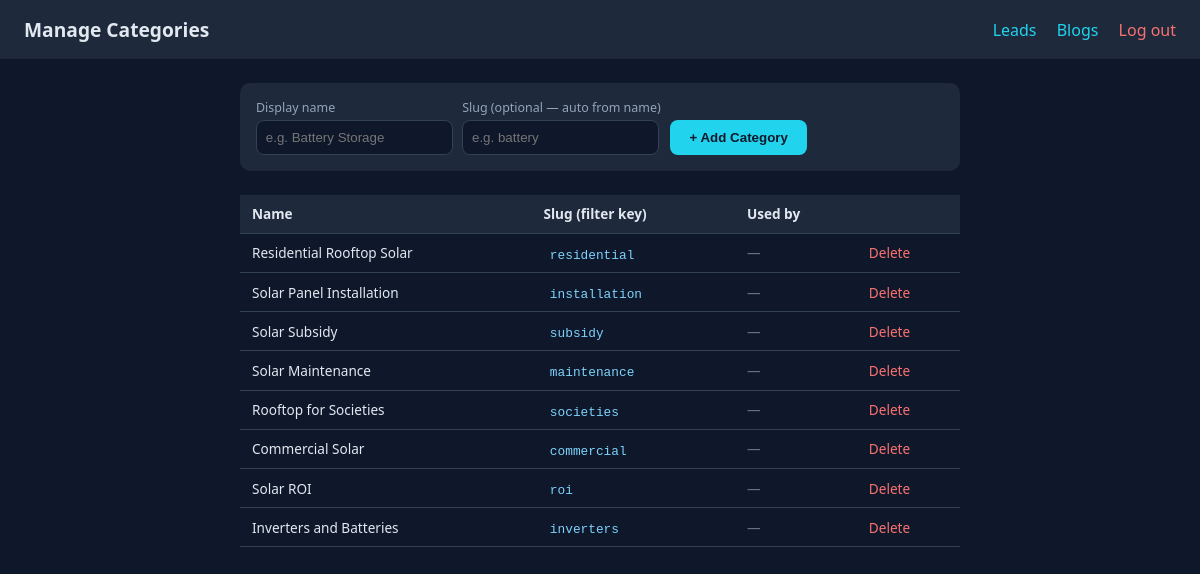
/admin/categories.php (signed in), run on the app's committed database.
### tables this page shows
CREATE TABLE IF NOT EXISTS categories (
  id         INT AUTO_INCREMENT PRIMARY KEY,
  slug       VARCHAR(60)  NOT NULL UNIQUE,          
  name       VARCHAR(120) NOT NULL,                 
  sort_order INT          NOT NULL DEFAULT 0,
  created_at DATETIME     NOT NULL DEFAULT CURRENT_TIMESTAMP
);

### admin/categories.php (the view, shortened to what this page needs)
<?php
require __DIR__ . '/auth.php';
$cats = $pdo->query('SELECT * FROM categories ORDER BY sort_order, name')->fetchAll();
$usage = [];
function v($s) { return htmlspecialchars($s ?? '', ENT_QUOTES); }
?>
<!DOCTYPE html>
<html lang="en">
<head>
</head>
<body>
  <header>
    <h1>Manage Categories</h1>
    <div class="nav">
      <a href="index.php">Leads</a>
      <a href="blogs.php">Blogs</a>
      <a href="logout.php" style="color:#f87171;">Log out</a>
    </div>
  </header>
  <div class="wrap">
    <form class="add" method="post" action="categories.php">
      <div>
        <label>Display name</label>
        <input type="text" name="name" placeholder="e.g. Battery Storage" required>
      </div>
      <div>
        <label>Slug (optional — auto from name)</label>
        <input type="text" name="slug" placeholder="e.g. battery">
      </div>
      <button type="submit">+ Add Category</button>
    </form>
    <table>
      <thead><tr><th>Name</th><th>Slug (filter key)</th><th>Used by</th><th></th></tr></thead>
      <tbody>
      <?php foreach ($cats as $c): ?>
        <tr>
          <td><?= v($c['name']) ?></td>
          <td><code><?= v($c['slug']) ?></code></td>
          <td><?= isset($usage[$c['slug']]) ? (int)$usage[$c['slug']] . ' post(s)' : '<span class="muted">—</span>' ?></td>
          <td>
            <a class="del" href="category-delete.php?id=<?= (int)$c['id'] ?>"
               onclick="return confirm('Delete this category? Existing posts keep their tag but it disappears from the sidebar.')">Delete</a>
          </td>
        </tr>
      <?php endforeach; ?>
      </tbody>
    </table>
  </div>
</body>
</html>

### admin/categories.php (style rules this page uses)
body { font-family: system-ui, sans-serif; background:#0f172a; color:#e2e8f0; margin:0; }
header { display:flex; justify-content:space-between; align-items:center; padding:1rem 1.5rem; background:#1e293b; }
h1 { font-size:1.2rem; margin:0; }
a { color:#22d3ee; text-decoration:none; }
.nav a { margin-left:1rem; }
.wrap { max-width:720px; margin:0 auto; padding:1.5rem; }
form.add { display:flex; gap:.6rem; flex-wrap:wrap; align-items:flex-end; background:#1e293b; padding:1rem; border-radius:10px; margin-bottom:1.5rem; }
form.add label { display:block; font-size:.78rem; color:#94a3b8; margin-bottom:.25rem; }
form.add input { padding:.55rem; border-radius:8px; border:1px solid #334155; background:#0f172a; color:#e2e8f0; }
form.add button { padding:.6rem 1.2rem; border:0; border-radius:8px; background:#22d3ee; color:#0f172a; font-weight:600; cursor:pointer; }
table { width:100%; border-collapse:collapse; }
th, td { padding:.6rem .75rem; text-align:left; border-bottom:1px solid #334155; font-size:.85rem; }
th { background:#1e293b; }
code { background:#0f172a; padding:.1rem .4rem; border-radius:5px; color:#7dd3fc; font-size:.8rem; }
.del { color:#f87171; }
.muted { color:#64748b; }

### data on the page
categories: name "Residential Rooftop Solar", slug "residential"
categories: name "Solar Panel Installation", slug "installation"
categories: name "Solar Subsidy", slug "subsidy"
categories: name "Solar Maintenance", slug "maintenance"
categories: name "Rooftop for Societies", slug "societies"
categories: name "Commercial Solar", slug "commercial"
categories: name "Solar ROI", slug "roi"
categories: name "Inverters and Batteries", slug "inverters"
